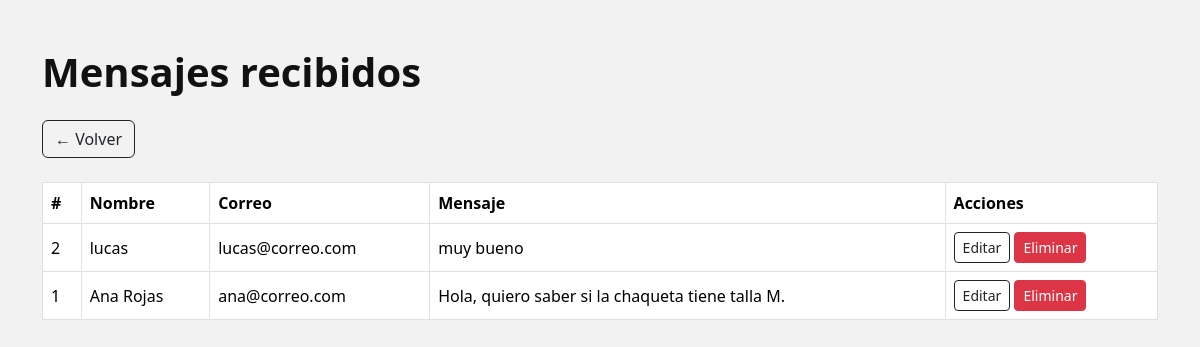
The app's page /admin.php with its own data.
### tables this page shows
CREATE TABLE `contactos` (
  `id` int(11) NOT NULL,
  `nombre` varchar(100) NOT NULL,
  `correo` varchar(100) NOT NULL,
  `mensaje` text NOT NULL,
  `creado_en` timestamp NULL DEFAULT current_timestamp()
);

### controllers/AdminController.php (called while the page is built, shortened)
<?php
require_once __DIR__ . '/../models/Contacto.php';
$contactos = listarContactos($conexion);
require __DIR__ . '/../views/admin.php';

### admin.php (called while the page is built)
<?php
require 'controllers/AdminController.php';

### models/Contacto.php (called while the page is built, shortened)
<?php
function listarContactos($conexion) {
    return $conexion->query('SELECT * FROM contactos ORDER BY id DESC')
                    ->fetchAll(PDO::FETCH_ASSOC);
}

### views/admin.php (the view, shortened to what this page needs)
<!DOCTYPE html>
<html lang="es">
<head>
  <link href="https://cdn.jsdelivr.net/npm/bootstrap@5.3.3/dist/css/bootstrap.min.css" rel="stylesheet">
  <link rel="stylesheet" href="css/estilos.css">
</head>
<body>
<main class="container py-5">
  <h1 class="titulo">Mensajes recibidos</h1>
  <a href="index.php" class="btn btn-outline-dark mb-4">← Volver</a>
  <div class="table-responsive">
    <table class="table table-bordered align-middle">
      <tr><th>#</th><th>Nombre</th><th>Correo</th><th>Mensaje</th><th>Acciones</th></tr>
      <?php foreach ($contactos as $c): ?>
      <tr>
        <td><?= $c['id'] ?></td>
        <td><?= htmlspecialchars($c['nombre']) ?></td>
        <td><?= htmlspecialchars($c['correo']) ?></td>
        <td><?= htmlspecialchars($c['mensaje']) ?></td>
        <td>
          <a href="?editar=<?= $c['id'] ?>" class="btn btn-sm btn-outline-dark">Editar</a>
          <form method="post" class="d-inline" onsubmit="return confirm('¿Eliminar este mensaje?')">
            <button class="btn btn-sm btn-danger">Eliminar</button>
          </form>
        </td>
      </tr>
      <?php endforeach; ?>
    </table>
  </div>
</main>
</body>
</html>

### css/estilos.css (style rules this page uses)
:root { --naranja: #ff4a24; --negro: #111; --gris: #f2f2f2; }
body { background: var(--gris); color: var(--negro); font-family: 'Segoe UI', Arial, sans-serif; }
.titulo { font-weight: 800; margin-bottom: 1.5rem; }
a { color: var(--negro); text-decoration: none; transition: color 0.3s; }

### records on screen
contactos: id "2", nombre "lucas", correo "lucas@correo.com", mensaje "muy bueno"
contactos: id "1", nombre "Ana Rojas", correo "ana@correo.com", mensaje "Hola, quiero saber si la chaqueta tiene talla M."
